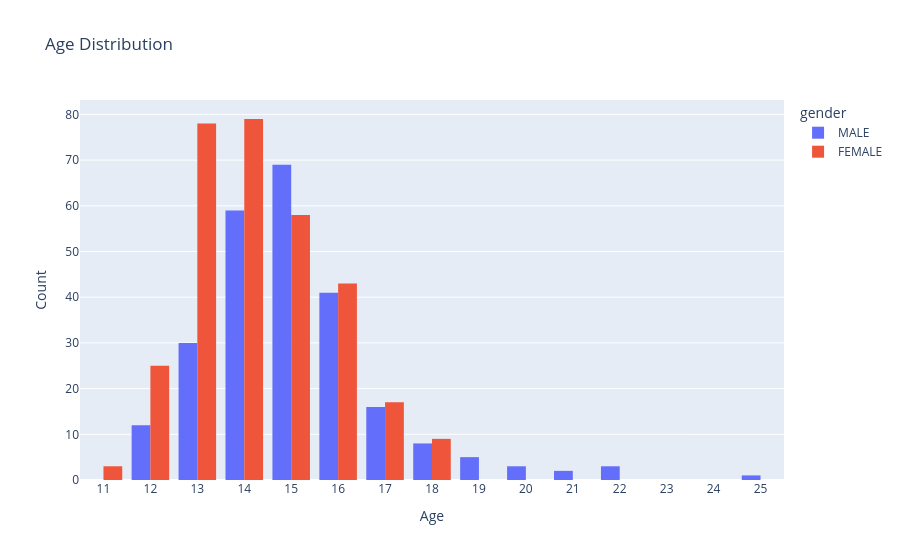

The notebook cell saved with this chart:
### Code cell
# histogram: age distribution by gender 
hist = px.histogram(participants,
             x='age',
             color='gender',
             barmode='group', # 'group' - side by side, 'stack' - stacked bars
             title='Age Distribution')
hist.update_layout(xaxis_title='Age', yaxis_title='Count')
hist.update_xaxes(dtick=1)
hist.show()

### Figure 1 — Plotly figure (JSON) as saved in the notebook; plotly's stock layout.template omitted (floating-point values rounded to 4 significant figures; data arrays with more than 128 entries replaced by an {"elided": "..."} marker saying what was removed)
{"data": [{"alignmentgroup": "True", "bingroup": "x", "hovertemplate": "gender=MALE<br>age=%{x}<br>count=%{y}<extra></extra>", "legendgroup": "MALE", "marker": {"color": "#636efa", "pattern": {"shape": ""}}, "name": "MALE", "offsetgroup": "MALE", "orientation": "v", "showlegend": true, "type": "histogram", "x": {"elided": "249 int values"}, "xaxis": "x", "yaxis": "y"}, {"alignmentgroup": "True", "bingroup": "x", "hovertemplate": "gender=FEMALE<br>age=%{x}<br>count=%{y}<extra></extra>", "legendgroup": "FEMALE", "marker": {"color": "#EF553B", "pattern": {"shape": ""}}, "name": "FEMALE", "offsetgroup": "FEMALE", "orientation": "v", "showlegend": true, "type": "histogram", "x": {"elided": "312 int values"}, "xaxis": "x", "yaxis": "y"}], "layout": {"barmode": "group", "legend": {"title": {"text": "gender"}, "tracegroupgap": 0}, "title": {"text": "Age Distribution"}, "xaxis": {"anchor": "y", "domain": [0, 1], "dtick": 1, "title": {"text": "Age"}}, "yaxis": {"anchor": "x", "domain": [0, 1], "title": {"text": "Count"}}}}
